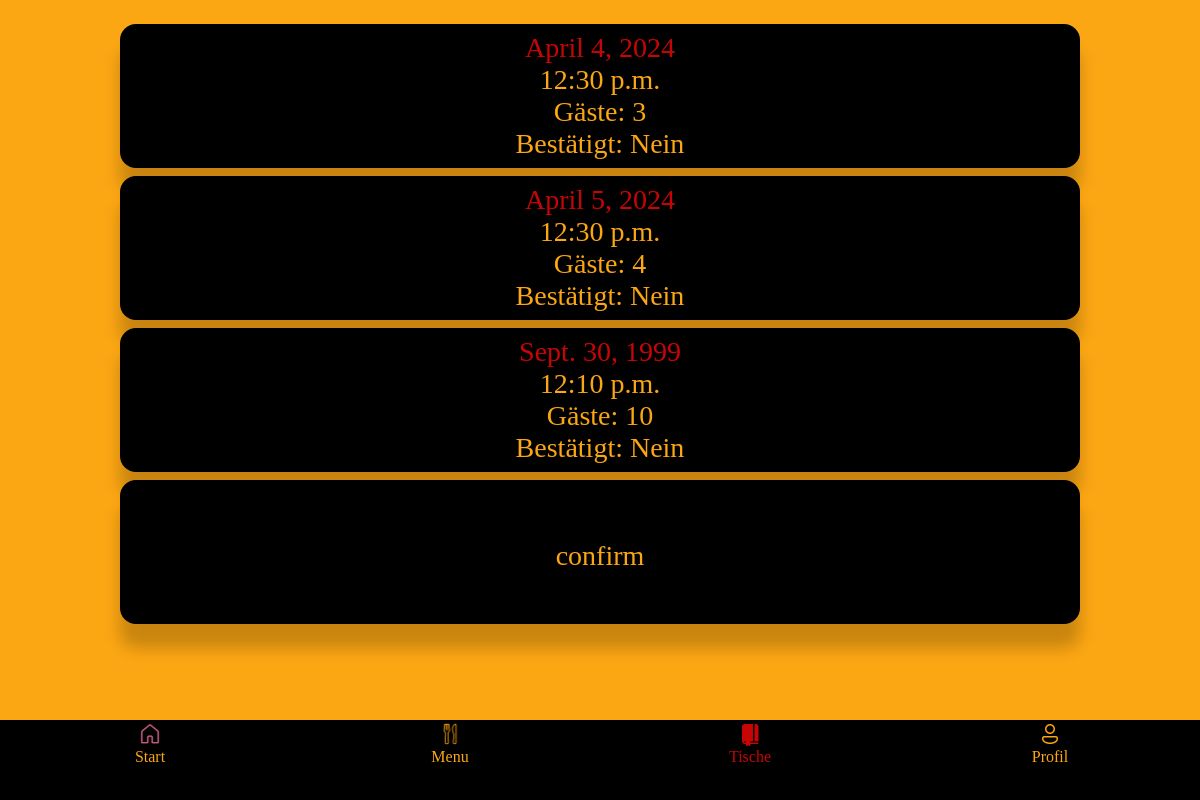
Page /orders_admin/ (signed in) on the committed database.
### reservation_app/models.py (models this page shows, shortened)
class Book(models.Model):
    user = models.ForeignKey(settings.AUTH_USER_MODEL, on_delete=models.CASCADE, default=1)
    last_name = models.CharField(default='', max_length=50)
    time = models.TimeField(default='12:30:00')
    date = models.DateField(default='2024-02-19')
    guests = models.IntegerField(default= '',null=False)
    confirmation= models.CharField(default='Nein', max_length=20)
    fcm_token = models.CharField(max_length=255, blank=True, null=True)
    phone     = models.CharField(max_length=30,blank=True,null=True)

### reservation_app/views.py (the view)
# urls.py: path('orders_admin/', views.orders_admin, name='orders_admin'),
def orders_admin(request):
    if request.user.is_superuser:
        user_orders = Book.objects.filter(confirmation='Nein')
        return render(request, 'orders_admin.html', {'user_orders': user_orders})
    else:
        return redirect('home')

### reservation_app/templates/orders_admin.html (shortened to what this page needs)
{% extends 'base.html' %}
{% block content %}
     {% if user.is_authenticated %}
     <div class="tables-container">
     {% for order in user_orders %}
     <div class="table_button"><label style="color:var(--red)">{{ order.date }} </label><br>{{ order.time }} <br> Gäste: {{ order.guests }} <br> Bestätigt: {{ order.confirmation }}<br><br></label>
     </div>
     {% endfor %}
     {% endif %}
    <a href="{% url 'confirm' %}">
      <button class="table_button">confirm</button>
      <br/>
<br/>
<br/>
<br/>
<br/>
<br/>
  </a>
</div>
     {% load static %}
<a href="{% url 'home' %}">
  <button class="tabbar home">
      <img src="{% static 'icons/home.png' %}">
      <br>
      Start
  </button>
</a>
<a href="{% url 'menu' %}">
  <button class="tabbar menu">
      <img src="{% static 'icons/menu.png' %}" >
      <br>
      Menu
  </button>
</a>
<a href="{% url 'user_orders' %}">
  <button class="tabbar mybook">
      <img src="{% static 'icons/tables_active.png' %}">
      <br>
      Tische
  </button>
</a>
{% if user.is_authenticated %}
<a href="{% url 'account' %}">
  <button class="tabbar login_user">
      <img src="{% static 'icons/account.png' %}">
      <br>
      Profil
  </button>
</a>
{% endif %}
{% endblock %}

### reservation_app/templates/orders_admin.html (style rules this page uses)
.mybook { color:var(--active_button) }

### rows in the picture
Book: date "April 4, 2024", time "12:30 p.m.", guests "3", confirmation "Nein"
Book: date "April 5, 2024", time "12:30 p.m.", guests "4", confirmation "Nein"
Book: date "Sept. 30, 1999", time "12:10 p.m.", guests "10", confirmation "Nein"
